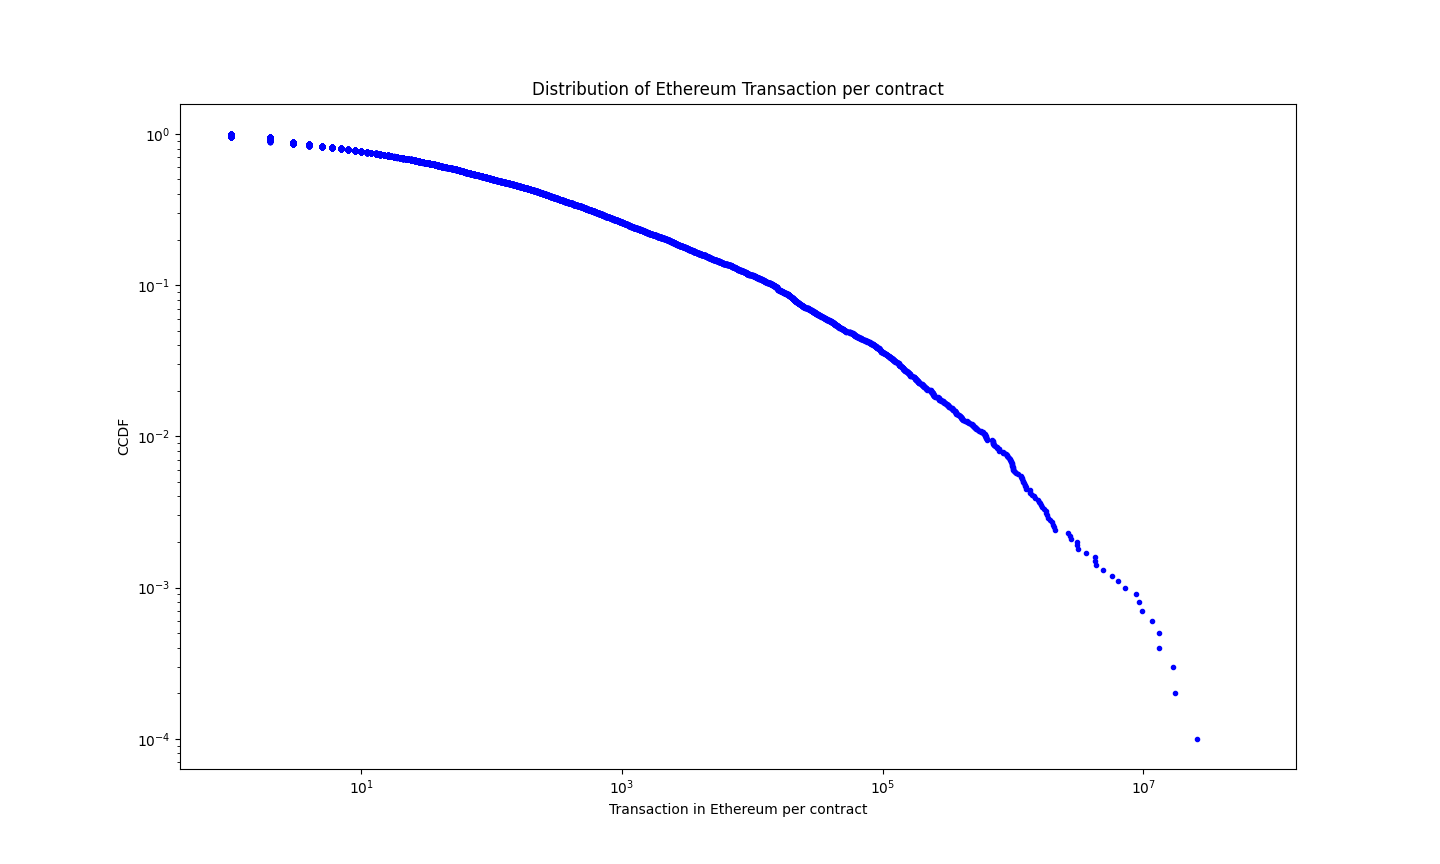

The script that drew this image:
import numpy as np
import matplotlib.pyplot as plt
import pandas as pd

# Load data from CSV file (assuming balance values are in a column called 'balance')
df = pd.read_csv('transaction.csv')
data = df['transaction'].values

# Calculate CCDF values
ccdf = 1 - np.cumsum(np.ones_like(data))/len(data)

# Sort data
data_sorted = np.sort(data)

# Plot the graph
plt.loglog(data_sorted, ccdf, 'bo', markersize=3)
plt.xlabel('Transaction in Ethereum per contract')
plt.ylabel('CCDF')
plt.title('Distribution of Ethereum Transaction per contract')
plt.show()
